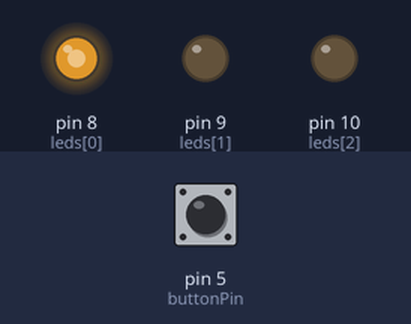
Simulated run of this sketch. Board: Arduino Uno, built with avr-gcc and run on an emulated ATmega328P. On the bench: output pins drawn as LEDs (lit = HIGH). The test bench sets the inputs (shaded band); at power-on: pin 5 (buttonPin) HIGH.

Above: at 1.2 s.
1.3 s: pin 5 (buttonPin) pulled LOW for 0.15 s
At 2.4 s:
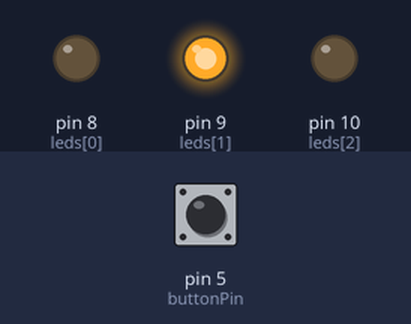
3.0 s: pin 5 (buttonPin) pulled LOW for 1 s
At 5.0 s:
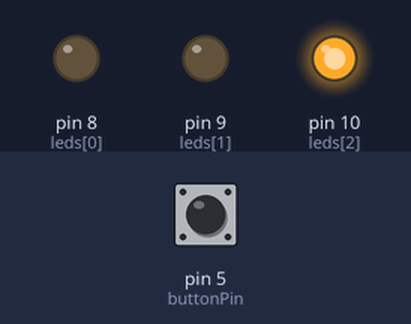
5.5 s: pin 5 (buttonPin) pulled LOW for 0.15 s
At 5.6 s:
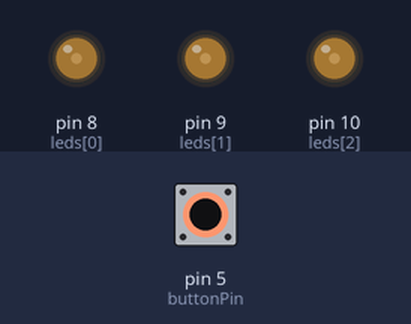
7.2 s: pin 5 (buttonPin) pulled LOW for 3.2 s
At 11.1 s:
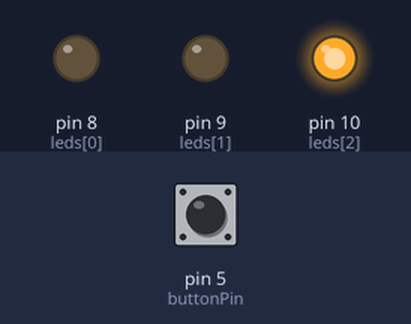
Timing chart, 0 to 12.6 s (numbered marks = the images above; inputs shaded):
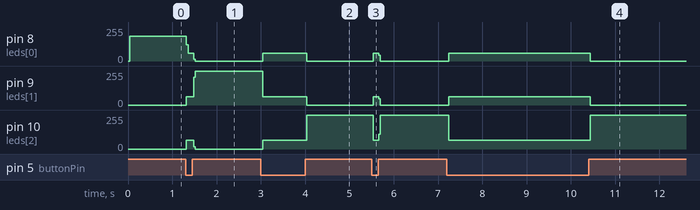

The sketch:

LedChangeButton.ino
```cpp
int leds[] = {8, 9, 10};
int buttonPin = 5;
int litLed = 0;
int prevLed = 0;
void setup()
{
  pinMode(buttonPin, INPUT);
  pinMode(leds[0], OUTPUT);
  pinMode(leds[1], OUTPUT);
  pinMode(leds[2], OUTPUT);
}

void loop()
{
  if (digitalRead(buttonPin) == LOW)
  {
    prevLed = litLed;
    litLed++;
    if (litLed == 3)
    {
      litLed = 0;
    }
  }

  digitalWrite(leds[prevLed], LOW);
  digitalWrite(leds[litLed], HIGH);
}
```

Measured:
- after the input at 1.3 s, pin 8 (leds[0]): 185/255 → 59/255 at once, → 0/255 0.16 s later; pin 9 (leds[1]): 0/255 → 63/255 at once, → 255/255 0.16 s later; pin 10 (leds[2]): 0/255 → 64/255 at once, → 0/255 0.16 s later
- after the input at 3.0 s, pin 8 (leds[0]): 0/255 → 58/255 at once, → 0/255 1.0 s later; pin 9 (leds[1]): 255/255 → 63/255 at once, → 0/255 1.0 s later; pin 10 (leds[2]): 0/255 → 64/255 at once, → 255/255 1.0 s later
- after the input at 5.5 s, pin 8 (leds[0]): 0/255 → 58/255 at once, → 0/255 0.12 s later; pin 9 (leds[1]): 0/255 → 63/255 at once, → 0/255 0.12 s later; pin 10 (leds[2]): 255/255 → 64/255 at once, → 255/255 0.12 s later
- after the input at 7.2 s, pin 8 (leds[0]): 0/255 → 58/255 at once, → 0/255 3.2 s later; pin 9 (leds[1]): 0/255 → 63/255 at once, → 0/255 3.2 s later; pin 10 (leds[2]): 255/255 → 64/255 at once, → 255/255 3.2 s later
